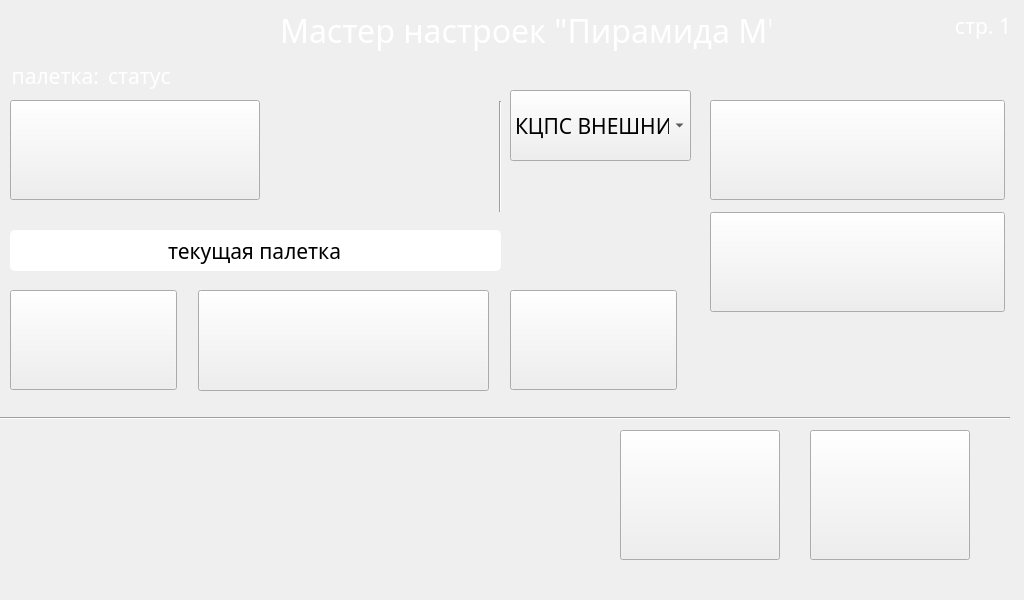
    <widget class="QWidget" name="Page1" native="true">
     <property name="minimumSize">
      <size>
       <width>1024</width>
       <height>600</height>
      </size>
     </property>
     <property name="maximumSize">
      <size>
       <width>1024</width>
       <height>600</height>
      </size>
     </property>
     <widget class="QLabel" name="page1_3">
      <property name="geometry">
       <rect>
        <x>920</x>
        <y>10</y>
        <width>91</width>
        <height>31</height>
       </rect>
      </property>
      <property name="palette">
       <palette>
        <active>
         <colorrole role="WindowText">
          <brush brushstyle="SolidPattern">
           <color alpha="255">
            <red>255</red>
            <green>255</green>
            <blue>255</blue>
           </color>
          </brush>
         </colorrole>
         <colorrole role="Text">
          <brush brushstyle="SolidPattern">
           <color alpha="255">
            <red>255</red>
            <green>255</green>
            <blue>255</blue>
           </color>
          </brush>
         </colorrole>
         <colorrole role="ButtonText">
          <brush brushstyle="SolidPattern">
           <color alpha="255">
            <red>255</red>
            <green>255</green>
            <blue>255</blue>
           </color>
          </brush>
         </colorrole>
        </active>
        <inactive>
         <colorrole role="WindowText">
          <brush brushstyle="SolidPattern">
           <color alpha="255">
            <red>255</red>
            <green>255</green>
            <blue>255</blue>
           </color>
          </brush>
         </colorrole>
         <colorrole role="Text">
          <brush brushstyle="SolidPattern">
           <color alpha="255">
            <red>255</red>
            <green>255</green>
            <blue>255</blue>
           </color>
          </brush>
         </colorrole>
         <colorrole role="ButtonText">
          <brush brushstyle="SolidPattern">
           <color alpha="255">
            <red>255</red>
            <green>255</green>
            <blue>255</blue>
           </color>
          </brush>
         </colorrole>
        </inactive>
        <disabled>
         <colorrole role="WindowText">
          <brush brushstyle="SolidPattern">
           <color alpha="255">
            <red>120</red>
            <green>120</green>
            <blue>120</blue>
           </color>
          </brush>
         </colorrole>
         <colorrole role="Text">
          <brush brushstyle="SolidPattern">
           <color alpha="255">
            <red>120</red>
            <green>120</green>
            <blue>120</blue>
           </color>
          </brush>
         </colorrole>
         <colorrole role="ButtonText">
          <brush brushstyle="SolidPattern">
           <color alpha="255">
            <red>120</red>
            <green>120</green>
            <blue>120</blue>
           </color>
          </brush>
         </colorrole>
        </disabled>
       </palette>
      </property>
      <property name="font">
       <font>
        <family>Trebuchet MS</family>
        <pointsize>16</pointsize>
       </font>
      </property>
      <property name="text">
       <string>стр. 1</string>
      </property>
      <property name="alignment">
       <set>Qt::AlignRight|Qt::AlignTrailing|Qt::AlignVCenter</set>
      </property>
     </widget>
     <widget class="QLabel" name="paletLbl_3">
      <property name="geometry">
       <rect>
        <x>8</x>
        <y>60</y>
        <width>91</width>
        <height>31</height>
       </rect>
      </property>
      <property name="palette">
       <palette>
        <active>
         <colorrole role="WindowText">
          <brush brushstyle="SolidPattern">
           <color alpha="255">
            <red>255</red>
            <green>255</green>
            <blue>255</blue>
           </color>
          </brush>
         </colorrole>
         <colorrole role="Text">
          <brush brushstyle="SolidPattern">
           <color alpha="255">
            <red>255</red>
            <green>255</green>
            <blue>255</blue>
           </color>
          </brush>
         </colorrole>
         <colorrole role="ButtonText">
          <brush brushstyle="SolidPattern">
           <color alpha="255">
            <red>255</red>
            <green>255</green>
            <blue>255</blue>
           </color>
          </brush>
         </colorrole>
        </active>
        <inactive>
         <colorrole role="WindowText">
          <brush brushstyle="SolidPattern">
           <color alpha="255">
            <red>255</red>
            <green>255</green>
            <blue>255</blue>
           </color>
          </brush>
         </colorrole>
         <colorrole role="Text">
          <brush brushstyle="SolidPattern">
           <color alpha="255">
            <red>255</red>
            <green>255</green>
            <blue>255</blue>
           </color>
          </brush>
         </colorrole>
         <colorrole role="ButtonText">
          <brush brushstyle="SolidPattern">
           <color alpha="255">
            <red>255</red>
            <green>255</green>
            <blue>255</blue>
           </color>
          </brush>
         </colorrole>
        </inactive>
        <disabled>
         <colorrole role="WindowText">
          <brush brushstyle="SolidPattern">
           <color alpha="255">
            <red>120</red>
            <green>120</green>
            <blue>120</blue>
           </color>
          </brush>
         </colorrole>
         <colorrole role="Text">
          <brush brushstyle="SolidPattern">
           <color alpha="255">
            <red>120</red>
            <green>120</green>
            <blue>120</blue>
           </color>
          </brush>
         </colorrole>
         <colorrole role="ButtonText">
          <brush brushstyle="SolidPattern">
           <color alpha="255">
            <red>120</red>
            <green>120</green>
            <blue>120</blue>
           </color>
          </brush>
         </colorrole>
        </disabled>
       </palette>
      </property>
      <property name="font">
       <font>
        <family>Trebuchet MS</family>
        <pointsize>16</pointsize>
       </font>
      </property>
      <property name="text">
       <string>палетка:</string>
      </property>
      <property name="alignment">
       <set>Qt::AlignRight|Qt::AlignTrailing|Qt::AlignVCenter</set>
      </property>
     </widget>
     <widget class="QLabel" name="caption_4">
      <property name="geometry">
       <rect>
        <x>280</x>
        <y>10</y>
        <width>491</width>
        <height>41</height>
       </rect>
      </property>
      <property name="palette">
       <palette>
        <active>
         <colorrole role="WindowText">
          <brush brushstyle="SolidPattern">
           <color alpha="255">
            <red>255</red>
            <green>255</green>
            <blue>255</blue>
           </color>
          </brush>
         </colorrole>
         <colorrole role="Text">
          <brush brushstyle="SolidPattern">
           <color alpha="255">
            <red>255</red>
            <green>255</green>
            <blue>255</blue>
           </color>
          </brush>
         </colorrole>
         <colorrole role="ButtonText">
          <brush brushstyle="SolidPattern">
           <color alpha="255">
            <red>255</red>
            <green>255</green>
            <blue>255</blue>
           </color>
          </brush>
         </colorrole>
        </active>
        <inactive>
         <colorrole role="WindowText">
          <brush brushstyle="SolidPattern">
           <color alpha="255">
            <red>255</red>
            <green>255</green>
            <blue>255</blue>
           </color>
          </brush>
         </colorrole>
         <colorrole role="Text">
          <brush brushstyle="SolidPattern">
           <color alpha="255">
            <red>255</red>
            <green>255</green>
            <blue>255</blue>
           </color>
          </brush>
         </colorrole>
         <colorrole role="ButtonText">
          <brush brushstyle="SolidPattern">
           <color alpha="255">
            <red>255</red>
            <green>255</green>
            <blue>255</blue>
           </color>
          </brush>
         </colorrole>
        </inactive>
        <disabled>
         <colorrole role="WindowText">
          <brush brushstyle="SolidPattern">
           <color alpha="255">
            <red>120</red>
            <green>120</green>
            <blue>120</blue>
           </color>
          </brush>
         </colorrole>
         <colorrole role="Text">
          <brush brushstyle="SolidPattern">
           <color alpha="255">
            <red>120</red>
            <green>120</green>
            <blue>120</blue>
           </color>
          </brush>
         </colorrole>
         <colorrole role="ButtonText">
          <brush brushstyle="SolidPattern">
           <color alpha="255">
            <red>120</red>
            <green>120</green>
            <blue>120</blue>
           </color>
          </brush>
         </colorrole>
        </disabled>
       </palette>
      </property>
      <property name="font">
       <font>
        <family>Trebuchet MS</family>
        <pointsize>24</pointsize>
       </font>
      </property>
      <property name="text">
       <string>Мастер настроек &quot;Пирамида М&quot;</string>
      </property>
      <property name="alignment">
       <set>Qt::AlignLeading|Qt::AlignLeft|Qt::AlignVCenter</set>
      </property>
     </widget>
     <widget class="QLabel" name="paletStatus">
      <property name="geometry">
       <rect>
        <x>108</x>
        <y>60</y>
        <width>391</width>
        <height>31</height>
       </rect>
      </property>
      <property name="palette">
       <palette>
        <active>
         <colorrole role="WindowText">
          <brush brushstyle="SolidPattern">
           <color alpha="255">
            <red>255</red>
            <green>255</green>
            <blue>255</blue>
           </color>
          </brush>
         </colorrole>
         <colorrole role="Text">
          <brush brushstyle="SolidPattern">
           <color alpha="255">
            <red>255</red>
            <green>255</green>
            <blue>255</blue>
           </color>
          </brush>
         </colorrole>
         <colorrole role="ButtonText">
          <brush brushstyle="SolidPattern">
           <color alpha="255">
            <red>255</red>
            <green>255</green>
            <blue>255</blue>
           </color>
          </brush>
         </colorrole>
        </active>
        <inactive>
         <colorrole role="WindowText">
          <brush brushstyle="SolidPattern">
           <color alpha="255">
            <red>255</red>
            <green>255</green>
            <blue>255</blue>
           </color>
          </brush>
         </colorrole>
         <colorrole role="Text">
          <brush brushstyle="SolidPattern">
           <color alpha="255">
            <red>255</red>
            <green>255</green>
            <blue>255</blue>
           </color>
          </brush>
         </colorrole>
         <colorrole role="ButtonText">
          <brush brushstyle="SolidPattern">
           <color alpha="255">
            <red>255</red>
            <green>255</green>
            <blue>255</blue>
           </color>
          </brush>
         </colorrole>
        </inactive>
        <disabled>
         <colorrole role="WindowText">
          <brush brushstyle="SolidPattern">
           <color alpha="255">
            <red>120</red>
            <green>120</green>
            <blue>120</blue>
           </color>
          </brush>
         </colorrole>
         <colorrole role="Text">
          <brush brushstyle="SolidPattern">
           <color alpha="255">
            <red>120</red>
            <green>120</green>
            <blue>120</blue>
           </color>
          </brush>
         </colorrole>
         <colorrole role="ButtonText">
          <brush brushstyle="SolidPattern">
           <color alpha="255">
            <red>120</red>
            <green>120</green>
            <blue>120</blue>
           </color>
          </brush>
         </colorrole>
        </disabled>
       </palette>
      </property>
      <property name="font">
       <font>
        <family>Trebuchet MS</family>
        <pointsize>16</pointsize>
       </font>
      </property>
      <property name="text">
       <string>статус</string>
      </property>
      <property name="alignment">
       <set>Qt::AlignLeading|Qt::AlignLeft|Qt::AlignVCenter</set>
      </property>
     </widget>
     <widget class="Line" name="line_9">
      <property name="geometry">
       <rect>
        <x>490</x>
        <y>101</y>
        <width>20</width>
        <height>111</height>
       </rect>
      </property>
      <property name="orientation">
       <enum>Qt::Vertical</enum>
      </property>
     </widget>
     <widget class="Line" name="line_10">
      <property name="geometry">
       <rect>
        <x>-10</x>
        <y>410</y>
        <width>1020</width>
        <height>16</height>
       </rect>
      </property>
      <property name="orientation">
       <enum>Qt::Horizontal</enum>
      </property>
     </widget>
     <widget class="QPushButton" name="loadNewPalBut">
      <property name="geometry">
       <rect>
        <x>10</x>
        <y>100</y>
        <width>250</width>
        <height>100</height>
       </rect>
      </property>
      <property name="font">
       <font>
        <family>Trebuchet MS</family>
        <pointsize>14</pointsize>
       </font>
      </property>
      <property name="styleSheet">
       <string notr="true"> QPushButton:hover:pressed {
    padding-right: 15px; /* make room for the arrows */
	border-image: url(:/Pyramid/zagr_paletku_n.png);
     border-width: 3;}
 
QPushButton{
     padding-right: 15px; /* make room for the arrows */
   	border-image: url(:/Pyramid/zagr_paletku.png);
     border-width: 3;}

 QPushButton:hover {
    padding-right: 15px; /* make room for the arrows */
   border-image: url(:/Pyramid/zagr_paletku.png);
     border-width: 3;}

QPushButton:disabled {
    padding-right: 15px; /* make room for the arrows */
	border-image: url(:/Pyramid/zagr_paletku_n.png);
     border-width: 3;}
</string>
      </property>
      <property name="text">
       <string/>
      </property>
     </widget>
     <widget class="QPushButton" name="dontUsePaletka">
      <property name="geometry">
       <rect>
        <x>710</x>
        <y>212</y>
        <width>295</width>
        <height>100</height>
       </rect>
      </property>
      <property name="styleSheet">
       <string notr="true"> QPushButton:hover:pressed {
    padding-right: 15px; /* make room for the arrows */
	border-image: url(:/Pyramid/ne_isp_n.png);
     border-width: 3;}
 
QPushButton{
     padding-right: 15px; /* make room for the arrows */
   	border-image: url(:/Pyramid/ne_isp.png);
     border-width: 3;}

 QPushButton:hover {
    padding-right: 15px; /* make room for the arrows */
   border-image: url(:/Pyramid/ne_isp.png);
     border-width: 3;}
QPushButton:disabled {
    padding-right: 15px; /* make room for the arrows */
	border-image: url(:/Pyramid/ne_isp_n.png);
     border-width: 3;}</string>
      </property>
      <property name="text">
       <string/>
      </property>
     </widget>
     <widget class="QPushButton" name="useLastPaletka">
      <property name="geometry">
       <rect>
        <x>710</x>
        <y>100</y>
        <width>295</width>
        <height>100</height>
       </rect>
      </property>
      <property name="styleSheet">
       <string notr="true"> QPushButton:hover:pressed {
    padding-right: 15px; /* make room for the arrows */
	border-image: url(:/Pyramid/isp_poslednuju_n.png);
     border-width: 3;}
 
QPushButton{
     padding-right: 15px; /* make room for the arrows */
   	border-image: url(:/Pyramid/isp_poslednuju.png);
     border-width: 3;}

 QPushButton:hover {
    padding-right: 15px; /* make room for the arrows */
   border-image: url(:/Pyramid/isp_poslednuju.png);
     border-width: 3;}
QPushButton:disabled {
    padding-right: 15px; /* make room for the arrows */
	border-image: url(:/Pyramid/isp_poslednuju_n.png);
     border-width: 3;}</string>
      </property>
      <property name="text">
       <string/>
      </property>
     </widget>
     <widget class="QPushButton" name="pervPaletka">
      <property name="geometry">
       <rect>
        <x>10</x>
        <y>290</y>
        <width>167</width>
        <height>100</height>
       </rect>
      </property>
      <property name="font">
       <font>
        <family>Trebuchet MS</family>
        <pointsize>10</pointsize>
       </font>
      </property>
      <property name="styleSheet">
       <string notr="true"> QPushButton:hover:pressed {
    padding-right: 15px; /* make room for the arrows */
	border-image: url(:/Pyramid/predidushaja_n.png);
     border-width: 3;}
 
QPushButton{
     padding-right: 15px; /* make room for the arrows */
   	border-image: url(:/Pyramid/predidushaja.png);
     border-width: 3;}

 QPushButton:hover {
    padding-right: 15px; /* make room for the arrows */
   border-image: url(:/Pyramid/predidushaja.png);
     border-width: 3;}
QPushButton:disabled {
    padding-right: 15px; /* make room for the arrows */
	border-image: url(:/Pyramid/predidushaja_n.png);
     border-width: 3;}</string>
      </property>
      <property name="text">
       <string/>
      </property>
     </widget>
     <widget class="QPushButton" name="nextPaletka">
      <property name="geometry">
       <rect>
        <x>510</x>
        <y>290</y>
        <width>167</width>
        <height>100</height>
       </rect>
      </property>
      <property name="font">
       <font>
        <family>Trebuchet MS</family>
        <pointsize>10</pointsize>
       </font>
      </property>
      <property name="styleSheet">
       <string notr="true"> QPushButton:hover:pressed {
    padding-right: 15px; /* make room for the arrows */
	border-image: url(:/Pyramid/sledujushaja_n.png);
     border-width: 3;}
 
QPushButton{
     padding-right: 15px; /* make room for the arrows */
   	border-image: url(:/Pyramid/sledujushaja.png);
     border-width: 3;}

 QPushButton:hover {
    padding-right: 15px; /* make room for the arrows */
   border-image: url(:/Pyramid/sledujushaja.png);
     border-width: 3;}
QPushButton:disabled {
    padding-right: 15px; /* make room for the arrows */
	border-image: url(:/Pyramid/sledujushaja_n.png);
     border-width: 3;}</string>
      </property>
      <property name="text">
       <string/>
      </property>
     </widget>
     <widget class="QPushButton" name="nextButPage1">
      <property name="geometry">
       <rect>
        <x>810</x>
        <y>430</y>
        <width>160</width>
        <height>130</height>
       </rect>
      </property>
      <property name="styleSheet">
       <string notr="true"> QPushButton:hover:pressed {
    padding-right: 15px; /* make room for the arrows */
	border-image: url(:/Pyramid/dalee_n.png);
     border-width: 3;}
 
QPushButton{
     padding-right: 15px; /* make room for the arrows */
   	border-image: url(:/Pyramid/dalee.png);
     border-width: 3;}

 QPushButton:hover {
    padding-right: 15px; /* make room for the arrows */
   border-image: url(:/Pyramid/dalee.png);
     border-width: 3;}</string>
      </property>
      <property name="text">
       <string/>
      </property>
     </widget>
     <widget class="QPushButton" name="cancelButPage1">
      <property name="geometry">
       <rect>
        <x>620</x>
        <y>430</y>
        <width>160</width>
        <height>130</height>
       </rect>
      </property>
      <property name="styleSheet">
       <string notr="true"> QPushButton:hover:pressed {
    padding-right: 15px; /* make room for the arrows */
	border-image: url(:/Pyramid/gps_cancel_n.png);
     border-width: 3;}
 
QPushButton{
     padding-right: 15px; /* make room for the arrows */
   	border-image: url(:/Pyramid/gps_cancel.png);
     border-width: 3;}

 QPushButton:hover {
    padding-right: 15px; /* make room for the arrows */
   border-image: url(:/Pyramid/gps_cancel.png);
     border-width: 3;}</string>
      </property>
      <property name="text">
       <string/>
      </property>
     </widget>
     <widget class="QPushButton" name="drawSelectedPal">
      <property name="geometry">
       <rect>
        <x>198</x>
        <y>290</y>
        <width>291</width>
        <height>101</height>
       </rect>
      </property>
      <property name="styleSheet">
       <string notr="true"> QPushButton:hover:pressed {
    padding-right: 15px; /* make room for the arrows */
	border-image: url(:/Pyramid/zagr_vibrannuju_n.png);
     border-width: 3;}
 
QPushButton{
     padding-right: 15px; /* make room for the arrows */
   	border-image: url(:/Pyramid/zagr_vibrannuju.png);
     border-width: 3;}

 QPushButton:hover {
    padding-right: 15px; /* make room for the arrows */
   border-image: url(:/Pyramid/zagr_vibrannuju.png);
     border-width: 3;}
QPushButton:disabled {
    padding-right: 15px; /* make room for the arrows */
	border-image: url(:/Pyramid/zagr_vibrannuju_n.png);
     border-width: 3;}</string>
      </property>
      <property name="text">
       <string/>
      </property>
     </widget>
     <widget class="QLineEdit" name="nameOfPaletka">
      <property name="geometry">
       <rect>
        <x>10</x>
        <y>230</y>
        <width>491</width>
        <height>41</height>
       </rect>
      </property>
      <property name="font">
       <font>
        <family>Trebuchet MS</family>
        <pointsize>16</pointsize>
       </font>
      </property>
      <property name="styleSheet">
       <string notr="true"> QLineEdit {
     background-color: white;

     background-attachment: fixed;
 	 border-radius: 5px;
	background-color: rgb(255, 255, 255);
 }
</string>
      </property>
      <property name="text">
       <string>текущая палетка</string>
      </property>
      <property name="alignment">
       <set>Qt::AlignCenter</set>
      </property>
      <property name="readOnly">
       <bool>true</bool>
      </property>
     </widget>
     <widget class="QComboBox" name="paletSource">
      <property name="geometry">
       <rect>
        <x>510</x>
        <y>90</y>
        <width>181</width>
        <height>71</height>
       </rect>
      </property>
      <property name="font">
       <font>
        <family>Trebuchet MS</family>
        <pointsize>16</pointsize>
       </font>
      </property>
      <property name="currentIndex">
       <number>0</number>
      </property>
      <item>
       <property name="text">
        <string>КЦПС ВНЕШНИЙ</string>
       </property>
      </item>
      <item>
       <property name="text">
        <string>КЦПС ВНУТР</string>
       </property>
      </item>
      <item>
       <property name="text">
        <string>ШТАБ ВНЕШНИЙ</string>
       </property>
      </item>
      <item>
       <property name="text">
        <string>ШТАБ ВНУТР</string>
       </property>
      </item>
      <item>
       <property name="text">
        <string>ВПУ ВНЕШНИЙ</string>
       </property>
      </item>
      <item>
       <property name="text">
        <string>ВПУ ВНУТР</string>
       </property>
      </item>
      <item>
       <property name="text">
        <string>ГКЦПС ВНЕШНИЙ</string>
       </property>
      </item>
      <item>
       <property name="text">
        <string>ГКЦПС ВНУТР</string>
       </property>
      </item>
     </widget>
    </widget>
